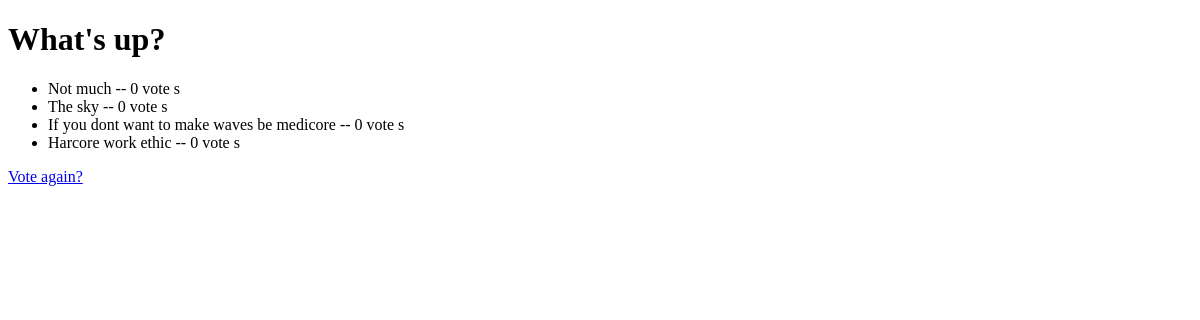
The app's page /polls/1/results/, older data.
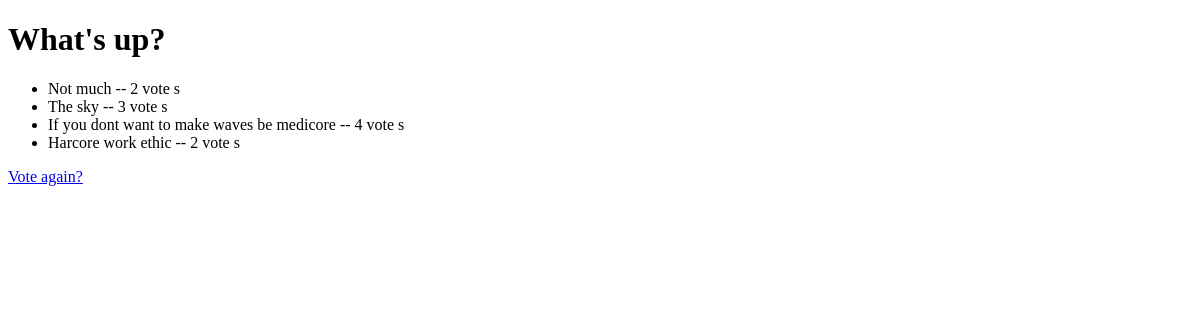
The same page, newer data.
### polls/models.py (models this page shows, shortened)
class Question(models.Model):
    question_text = models.CharField(max_length=200)
    pub_date = models.DateTimeField("date published")

class Choice(models.Model):
    question = models.ForeignKey(Question, on_delete=models.CASCADE) #this creates a relationship each Choice belongs to one Question (one to many relationship: one question --> many choices)
    choice_text = models.CharField(max_length=200)
    votes = models.IntegerField(default=0)

### polls/views.py (the view)
# urls.py: path("<int:pk>/results/", views.ResultsView.as_view(), name="results"),
class ResultsView(generic.DetailView):
    model = Question
    template_name = "polls/results.html"

### polls/templates/polls/results.html (shortened to what this page needs)
<!DOCTYPE html>
<html lang="en">
<head>
</head>
<body>
    <h1>{{ question.question_text }}</h1>
    <ul>
        {% for choice in question.choice_set.all %}
            <li> {{ choice.choice_text }} -- {{ choice.votes }} vote {{ choice.votes|pluralize }}</li>
        {% endfor %}
    </ul>
    <a href="{% url 'polls:detail' question.id %}">Vote again?</a>
</body>
</html>

Row changes from the older to the newer data that the page shows:
changed Choice "Not much": votes "0" → "2"
changed Choice "The sky": votes "0" → "3"
changed Choice "If you dont want to make waves be medicore": votes "0" → "4"
changed Choice "Harcore work ethic": votes "0" → "2"
